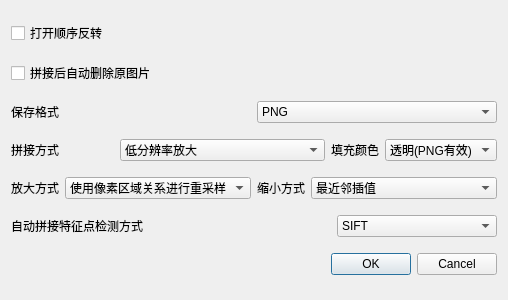
<?xml version="1.0" encoding="UTF-8"?>
<ui version="4.0">
 <class>SettingWindow</class>
 <widget class="QDialog" name="SettingWindow">
  <property name="geometry">
   <rect>
    <x>0</x>
    <y>0</y>
    <width>508</width>
    <height>300</height>
   </rect>
  </property>
  <property name="windowTitle">
   <string>首选项</string>
  </property>
  <layout class="QVBoxLayout" name="verticalLayout">
   <item>
    <widget class="QCheckBox" name="checkBox_openReverse">
     <property name="text">
      <string>打开顺序反转</string>
     </property>
    </widget>
   </item>
   <item>
    <widget class="QCheckBox" name="checkBox_finishRAWPhicture">
     <property name="text">
      <string>拼接后自动删除原图片</string>
     </property>
    </widget>
   </item>
   <item>
    <layout class="QHBoxLayout" name="horizontalLayout">
     <item>
      <widget class="QLabel" name="label">
       <property name="text">
        <string>保存格式</string>
       </property>
      </widget>
     </item>
     <item>
      <widget class="QComboBox" name="comboBox_saveType">
       <item>
        <property name="text">
         <string>PNG</string>
        </property>
       </item>
       <item>
        <property name="text">
         <string>JPG</string>
        </property>
       </item>
      </widget>
     </item>
    </layout>
   </item>
   <item>
    <layout class="QHBoxLayout" name="horizontalLayout_6">
     <item>
      <layout class="QHBoxLayout" name="horizontalLayout_2" stretch="1,2">
       <item>
        <widget class="QLabel" name="label_2">
         <property name="text">
          <string>拼接方式</string>
         </property>
        </widget>
       </item>
       <item>
        <widget class="QComboBox" name="comboBox_splicingType">
         <item>
          <property name="text">
           <string>低分辨率放大</string>
          </property>
         </item>
         <item>
          <property name="text">
           <string>高分辨率缩小</string>
          </property>
         </item>
         <item>
          <property name="text">
           <string>直接拼接</string>
          </property>
         </item>
        </widget>
       </item>
      </layout>
     </item>
     <item>
      <layout class="QHBoxLayout" name="horizontalLayout_3">
       <item>
        <widget class="QLabel" name="label_3">
         <property name="text">
          <string>填充颜色</string>
         </property>
        </widget>
       </item>
       <item>
        <widget class="QComboBox" name="comboBox_paddingType">
         <item>
          <property name="text">
           <string>透明(PNG有效)</string>
          </property>
         </item>
         <item>
          <property name="text">
           <string>黑</string>
          </property>
         </item>
         <item>
          <property name="text">
           <string>白</string>
          </property>
         </item>
        </widget>
       </item>
      </layout>
     </item>
    </layout>
   </item>
   <item>
    <layout class="QHBoxLayout" name="horizontalLayout_8">
     <item>
      <layout class="QHBoxLayout" name="horizontalLayout_4">
       <item>
        <widget class="QLabel" name="label_4">
         <property name="text">
          <string>放大方式</string>
         </property>
        </widget>
       </item>
       <item>
        <widget class="QComboBox" name="comboBox_narrowType">
         <property name="currentIndex">
          <number>2</number>
         </property>
         <item>
          <property name="text">
           <string>双线性插值</string>
          </property>
         </item>
         <item>
          <property name="text">
           <string>最近邻插值</string>
          </property>
         </item>
         <item>
          <property name="text">
           <string>使用像素区域关系进行重采样</string>
          </property>
         </item>
         <item>
          <property name="text">
           <string>4x4像素邻域的双三次插值</string>
          </property>
         </item>
         <item>
          <property name="text">
           <string>8x8像素邻域的Lanczos插值</string>
          </property>
         </item>
        </widget>
       </item>
      </layout>
     </item>
     <item>
      <layout class="QHBoxLayout" name="horizontalLayout_7">
       <item>
        <widget class="QLabel" name="label_6">
         <property name="text">
          <string>缩小方式</string>
         </property>
        </widget>
       </item>
       <item>
        <widget class="QComboBox" name="comboBox_shrinkType">
         <property name="currentIndex">
          <number>1</number>
         </property>
         <item>
          <property name="text">
           <string>双线性插值</string>
          </property>
         </item>
         <item>
          <property name="text">
           <string>最近邻插值</string>
          </property>
         </item>
         <item>
          <property name="text">
           <string>使用像素区域关系进行重采样</string>
          </property>
         </item>
         <item>
          <property name="text">
           <string>4x4像素邻域的双三次插值</string>
          </property>
         </item>
         <item>
          <property name="text">
           <string>8x8像素邻域的Lanczos插值</string>
          </property>
         </item>
        </widget>
       </item>
      </layout>
     </item>
    </layout>
   </item>
   <item>
    <layout class="QHBoxLayout" name="horizontalLayout_5" stretch="2,1">
     <item>
      <widget class="QLabel" name="label_5">
       <property name="text">
        <string>自动拼接特征点检测方式</string>
       </property>
      </widget>
     </item>
     <item>
      <widget class="QComboBox" name="comboBox_featureExtraction">
       <item>
        <property name="text">
         <string>SIFT</string>
        </property>
       </item>
       <item>
        <property name="text">
         <string>SURF</string>
        </property>
       </item>
       <item>
        <property name="text">
         <string>ORB</string>
        </property>
       </item>
      </widget>
     </item>
    </layout>
   </item>
   <item>
    <widget class="QDialogButtonBox" name="buttonBox">
     <property name="orientation">
      <enum>Qt::Horizontal</enum>
     </property>
     <property name="standardButtons">
      <set>QDialogButtonBox::Cancel|QDialogButtonBox::Ok</set>
     </property>
    </widget>
   </item>
  </layout>
 </widget>
 <resources/>
 <connections>
  <connection>
   <sender>buttonBox</sender>
   <signal>accepted()</signal>
   <receiver>SettingWindow</receiver>
   <slot>accept()</slot>
   <hints>
    <hint type="sourcelabel">
     <x>248</x>
     <y>254</y>
    </hint>
    <hint type="destinationlabel">
     <x>157</x>
     <y>274</y>
    </hint>
   </hints>
  </connection>
  <connection>
   <sender>buttonBox</sender>
   <signal>rejected()</signal>
   <receiver>SettingWindow</receiver>
   <slot>reject()</slot>
   <hints>
    <hint type="sourcelabel">
     <x>316</x>
     <y>260</y>
    </hint>
    <hint type="destinationlabel">
     <x>286</x>
     <y>274</y>
    </hint>
   </hints>
  </connection>
 </connections>
</ui>
